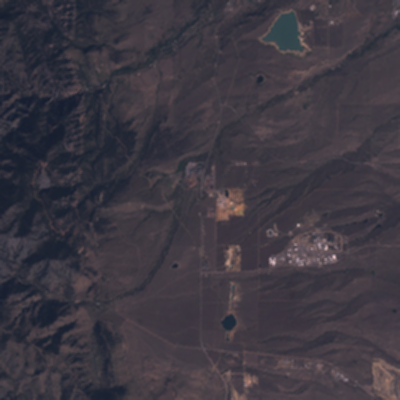
#> input picture image/3_MS.png, 400 x 400 px
$ python main.py   (older library calls are emulated)
#> lines starting #> are read from the running program, lines starting #| are printed output that depends on the picture
### convert.py
import numpy as np
import math

def RGB2HSI(rgb_img):
    m, n, d = rgb_img.shape

    hsi_img = np.zeros(rgb_img.shape)
    for i in range(m):
        for j in range(n):
            R = float(rgb_img[i][j][0]/255.0)
            G = float(rgb_img[i][j][1]/255.0)
            B = float(rgb_img[i][j][2]/255.0)

            hsi_img[i][j][2] = (B+G+R)/3

            b= float(B/(3.0*hsi_img[i][j][2] + 0.000001))
            g=float(G/(3.0*hsi_img[i][j][2] + 0.000001))
            r=float(R/(3.0*hsi_img[i][j][2] + 0.000001))
            numi = 0.5*(r-g + r-b)
            denom = math.sqrt((r-g)**2 + (r-b)*(g-b)) + 0.00001
            w = numi/denom
            if w > 1.0:
                w = 1.0
            elif w < -1.0:
                w = -1.0
            angle = math.acos( w )*180.0/math.pi

            if (b<=g):
                hsi_img[i][j][0] = int(angle)
            else:
                hsi_img[i][j][0] = 360.0 - angle

            hsi_img[i][j][1] = 1.0 - 3.0*min(b,g,r)

    return hsi_img

def HSI2RGB(hsi_img):
    m, n, d = hsi_img.shape
    rgb_img = np.zeros(hsi_img.shape, dtype=np.uint8)

    for i in range(m):
        for j in range(n):

            H = hsi_img[i][j][0]
            S = hsi_img[i][j][1]
            I = hsi_img[i][j][2]

            r=g=b=0.0

            if I>1.0:
                I = 1.0
            if S > 1.0:
                S = 1.0
            if S == 0:
                rgb_img[i][j][0] = I*255
                rgb_img[i][j][1] = I*255
                rgb_img[i][j][2] = I*255
            else:
                if H >= 0.0 and H < 120.0:
                    b = (1.0-S)/3.0
                    rad = H*math.pi/180.0
                    r = (1.0 + S*math.cos(rad)/math.cos(math.pi/3 - rad))/3.0
                    g = 1.0 - b -r
                elif H>=120.0 and H <240.0:
                    H = H - 120.0
                    r = (1.0-S)/3.0
                    rad = H*math.pi/180.0
                    g = (1.0 + S*math.cos(rad)/math.cos(math.pi/3 - rad))/3.0
                    b = 1.0 - r -g
                else:
                    H = H - 240.0
                    g = (1.0-S)/3.0
                    rad = H*math.pi/180.0
                    b = (1.0 + S*math.cos(rad)/math.cos(math.pi/3 - rad))/3.0
                    r = 1.0 - g -b


                if r < 0.0:
                    r = 0.0
                if g < 0.0:
                    g = 0.0
                if b < 0.0:
                    b = 0.0
                rgb_img[i][j][0] = 3*I*r*255
                rgb_img[i][j][1] = 3*I*g*255
                rgb_img[i][j][2] = 3*I*b*255

                if rgb_img[i][j][0] > 255:
                    rgb_img[i][j][0] = 255
                if rgb_img[i][j][1] > 255:
                    rgb_img[i][j][1] = 255
                if rgb_img[i][j][2] > 255:
                    rgb_img[i][j][2] = 255


    return rgb_img

### histogram_matching.py
import numpy as np

import histogram as h
import cumulative_histogram as ch

def histogram_match(source_img, template_img):

    img=source_img
    img_ref = template_img

    height = img.shape[0]
    width = img.shape[1]
    pixels = width * height

    height_ref = img_ref.shape[0]
    width_ref = img_ref.shape[1]
    pixels_ref = width_ref * height_ref

    hist = h.histogram(img)
    hist_ref = h.histogram(img_ref)

    cum_hist = ch.cumulative_histogram(hist)
    cum_hist_ref = ch.cumulative_histogram(hist_ref)

    prob_cum_hist = cum_hist / pixels

    prob_cum_hist_ref = cum_hist_ref / pixels_ref

    K = 256
    new_values = np.zeros((K))

    for a in np.arange(K):
        j = K - 1
        while True:
            new_values[a] = j
            j = j - 1
            if j < 0 or prob_cum_hist[a] > prob_cum_hist_ref[j]:
                break

    for i in np.arange(height):
        for j in np.arange(width):
            a = img.item(i,j)
            b = new_values[a]
            img.itemset((i,j), b)

    return img

### histogram.py
import numpy as np

def histogram(img):
    height = img.shape[0]
    width = img.shape[1]

    hist = np.zeros((256))

    for i in np.arange(height):
        for j in np.arange(width):
            a = img.item(i,j)
            hist[a] += 1

    return hist

### cumulative_histogram.py
import numpy as np

def cumulative_histogram(hist):
    cum_hist = hist.copy()

    for i in np.arange(1, 256):
        cum_hist[i] = cum_hist[i-1] + cum_hist[i]

    return cum_hist

### replaceWithSsim.py
import numpy as np
import matplotlib.pyplot as plt
import cv2
from skimage.measure import compare_ssim as ssim

def replaceWithSsim(I, P, win_size=None, threshold=None):
    """Compute the mean structural similarity index between two images then replace I by P
        Input:
            I: the multispectral intensity
            P: the panchromatic image
            win_size: kich thuoc cua so truot NxN
            threshold: nguong nho nhat de thay I[x,y] = P[x,y]
                        mac dinh la mean SSIM
        Output:
            new I
    """

    mssim, ssim_image = ssim(I, P, win_size=win_size, full=True, multichannel=True)
    if (threshold == None):
        threshold = mssim

    # cv2.imshow("ssim_image", ssim_image)
    # cv2.waitKey(0)
    # print(threshold)

    n, m = I.shape
    I_new = I.copy()
    count=0
    for i in range(n):
        for j in range(m):
            if (ssim_image[i][j] > threshold):
                count += 1
                #print("ssim:" + str(ssim_image[i][j]) + ", thres: " + str(threshold)+" " + str(count))
                #print("I: "+ str(I[i][j]) + ", P: " + str(P[i][j]) )
                I_new.itemset((i, j), P.item(i, j))

    # cv2.imshow("I_new", I_new)
    # cv2.waitKey(0)

    return I_new

### main.py
import cv2
import numpy as np
import math
import os
np.seterr(over='ignore')
from skimage.measure import compare_ssim as ssim
import matplotlib.pyplot as plt

import resample
import histogram as h
import cumulative_histogram as ch
import convert
import histogram_matching as hm
import replaceWithSsim as rws

ms_img = cv2.imread("image/3_MS.png")
#> ms_img is the input picture: shape (400, 400, 3); mean B, G, R 65.8, 56.8, 61.5
pan_img = cv2.imread("image/3_PAN.png", 0)
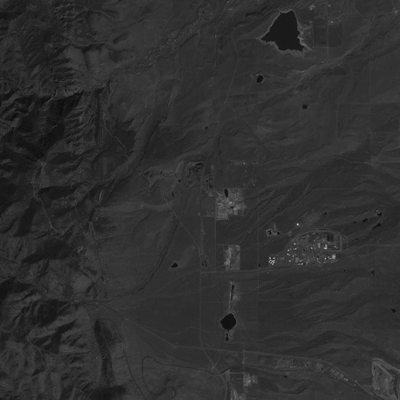
#> input picture image/3_PAN.png, 400 x 400 px
#> pan_img is the input picture: shape (400, 400); min 12, max 214, mean 47.3


def getIfromHSI(HSI_img):
    m,n,d = HSI_img.shape
    img = np.zeros((m, n), dtype=np.uint8)
    for i in range(m):
        for j in range(n):
            img[i][j] =HSI_img[i][j][2]*255
    #print("I: " + str(img))
    return img

def editI2HSI(HSI_img, I):
    hsi_img = HSI_img
    m, n, d = HSI_img.shape

    for i in range(m):
        for j in range(n):
            #print("hsi_I: ")
            hsi_img[i][j][2] = I[i][j]/255.0

    return hsi_img


hsi_img = convert.RGB2HSI(ms_img)
#> after the loop in RGB2HSI, `for i in range(m):`:
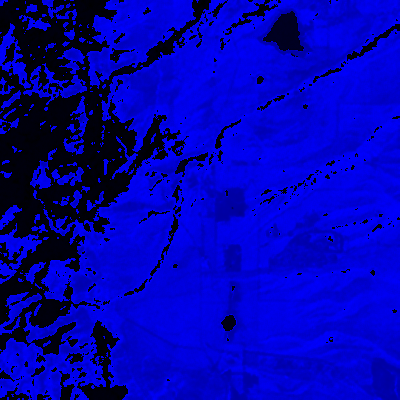
#> hsi_img: shape (400, 400, 3) float64; mean B, G, R 247, 0.1, 0.2; drawn with min black and max white
I = getIfromHSI(hsi_img)
pnew = hm.histogram_match(pan_img, I)
#> after the loop in histogram, `for i in np.arange(height):`: hist = 256 values, max 10086 at index 48, min 0 at index 0, mean 625
#> in histogram_match, `hist_ref = h.histogram(img_ref)`: hist_ref = 256 values, max 9697 at index 65, min 0 at index 0, mean 625
#> in cumulative_histogram, `cum_hist = hist.copy()`: cum_hist has the same summary as hist in histogram
#> after the loop in cumulative_histogram, `for i in np.arange(1, 256):`: cum_hist = 256 values from 0 to 160000
#> in histogram_match, `prob_cum_hist = cum_hist / pixels`: prob_cum_hist = 256 values from 0 to 1
#> after the loop in histogram_match, `for i in np.arange(height):`:
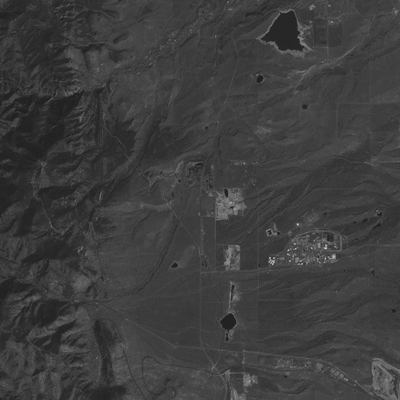
#> img: shape (400, 400); min 32, max 203, mean 61.6
Inew = rws.replaceWithSsim(I, pnew, win_size=7)
#> in replaceWithSsim, `mssim, ssim_image = ssim(I, P, win_size=win_size, full=True, multichan..`:
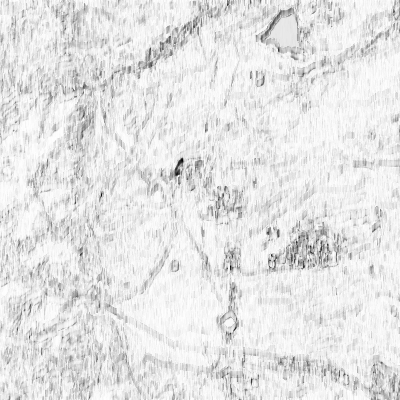
#> ssim_image: shape (400, 400) float64; min -0.518, max 1, mean 0.847; drawn with min black and max white
#> in replaceWithSsim, `mssim, ssim_image = ssim(I, P, win_size=win_size, full=True, multichan..`: mssim = 0.847
#> after the loop in replaceWithSsim, `for i in range(n):`: count = 102691
hsi_new = editI2HSI(hsi_img, Inew)

#result_img
rgb_result_img = convert.HSI2RGB(hsi_new)
cv2.imwrite("result/result_3.png", rgb_result_img)

# combine MS_img and result_img
combine_img = np.concatenate((ms_img, rgb_result_img), axis=1)
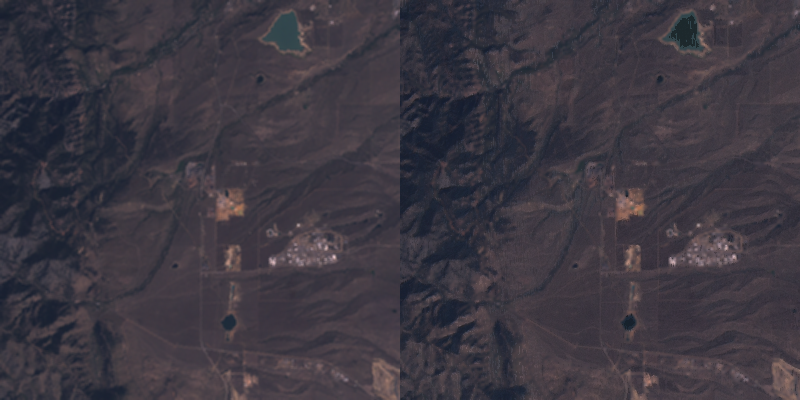
#> combine_img: shape (400, 800, 3); mean B, G, R 65.4, 56.4, 61.2
cv2.imwrite("combine/combine_3.png", combine_img)
